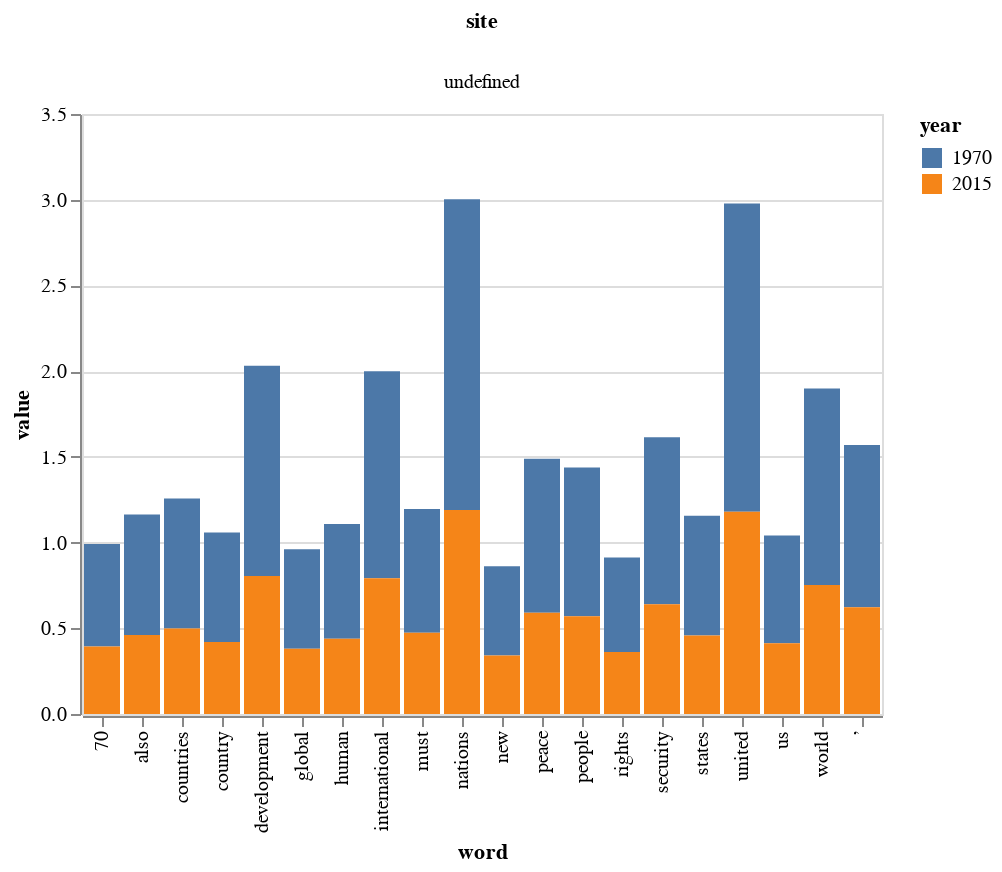

Notebook source saved alongside this figure:
### Code cell
#graph a grouped bar chart to compare top 2015 UN speech words also found in 1970

#those same words were, overall, used more frequently in 1970

source = df

alt.Chart(source).mark_bar().encode(
    x='word:O',
    y='value:Q',
    color='year:N',
    column='site:N'
)

#Frequency Histogram

### Figure 1 — Vega-Lite specification as saved in the notebook (floating-point values rounded to 4 significant figures)
{"config": {"view": {"continuousWidth": 400, "continuousHeight": 300}}, "data": {"name": "data-8ecc271ea67fe7dbf2fe3306075de5a2"}, "mark": "bar", "encoding": {"color": {"type": "nominal", "field": "year"}, "column": {"type": "nominal", "field": "site"}, "x": {"type": "ordinal", "field": "word"}, "y": {"type": "quantitative", "field": "value"}}, "$schema": "https://vega.github.io/schema/vega-lite/v4.0.2.json", "datasets": {"data-8ecc271ea67fe7dbf2fe3306075de5a2": [{"word": "nations", "year": "1970", "value": 1.813}, {"word": "united", "year": "1970", "value": 1.797}, {"word": "development", "year": "1970", "value": 1.226}, {"word": "international", "year": "1970", "value": 1.207}, {"word": "world", "year": "1970", "value": 1.146}, {"word": "security", "year": "1970", "value": 0.9749}, {"word": "’", "year": "1970", "value": 0.9476}, {"word": "peace", "year": "1970", "value": 0.8987}, {"word": "people", "year": "1970", "value": 0.868}, {"word": "countries", "year": "1970", "value": 0.7589}, {"word": "must", "year": "1970", "value": 0.7219}, {"word": "also", "year": "1970", "value": 0.7023}, {"word": "states", "year": "1970", "value": 0.6981}, {"word": "human", "year": "1970", "value": 0.6688}, {"word": "country", "year": "1970", "value": 0.6394}, {"word": "us", "year": "1970", "value": 0.629}, {"word": "70", "year": "1970", "value": 0.5989}, {"word": "global", "year": "1970", "value": 0.58}, {"word": "rights", "year": "1970", "value": 0.5514}, {"word": "new", "year": "1970", "value": 0.5206}, {"word": "nations", "year": "2015", "value": 1.19}, {"word": "united", "year": "2015", "value": 1.18}, {"word": "development", "year": "2015", "value": 0.8052}, {"word": "international", "year": "2015", "value": 0.7923}, {"word": "world", "year": "2015", "value": 0.7524}, {"word": "security", "year": "2015", "value": 0.64}, {"word": "’", "year": "2015", "value": 0.6221}, {"word": "peace", "year": "2015", "value": 0.59}, {"word": "people", "year": "2015", "value": 0.5698}, {"word": "countries", "year": "2015", "value": 0.4982}, {"word": "must", "year": "2015", "value": 0.4739}, {"word": "also", "year": "2015", "value": 0.4611}, {"word": "states", "year": "2015", "value": 0.4583}, {"word": "human", "year": "2015", "value": 0.4391}, {"word": "country", "year": "2015", "value": 0.4198}, {"word": "us", "year": "2015", "value": 0.4129}, {"word": "70", "year": "2015", "value": 0.3932}, {"word": "global", "year": "2015", "value": 0.3808}, {"word": "rights", "year": "2015", "value": 0.362}, {"word": "new", "year": "2015", "value": 0.3418}]}}
